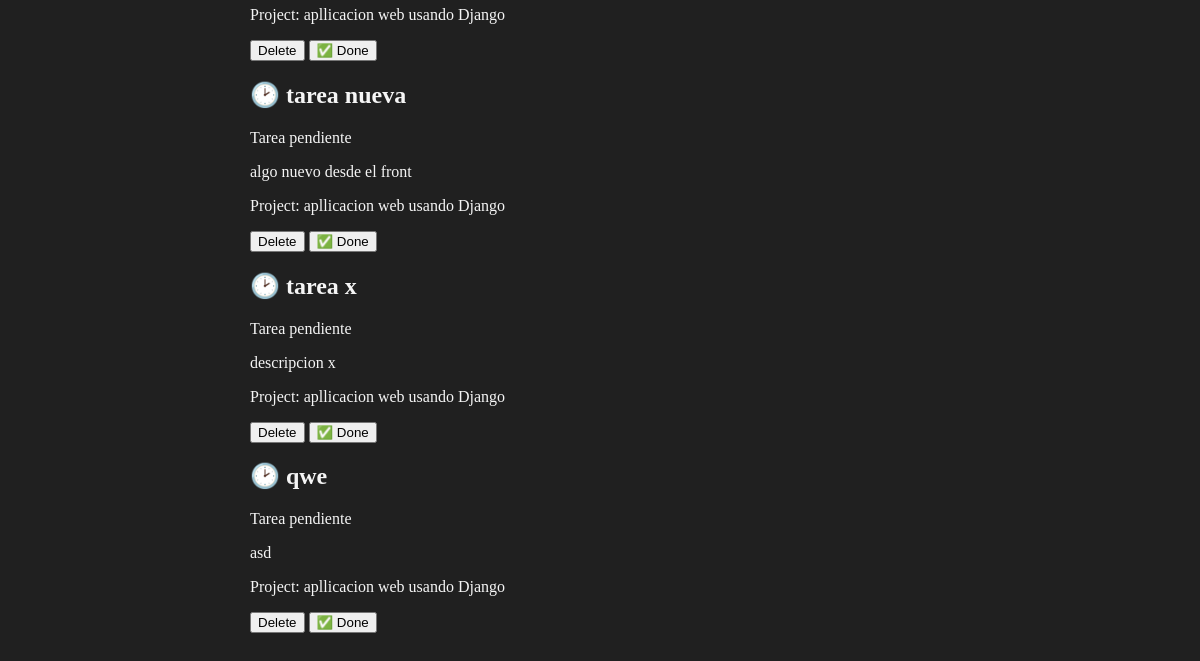
The page /tasks/ (lower part) on the database as committed earlier.
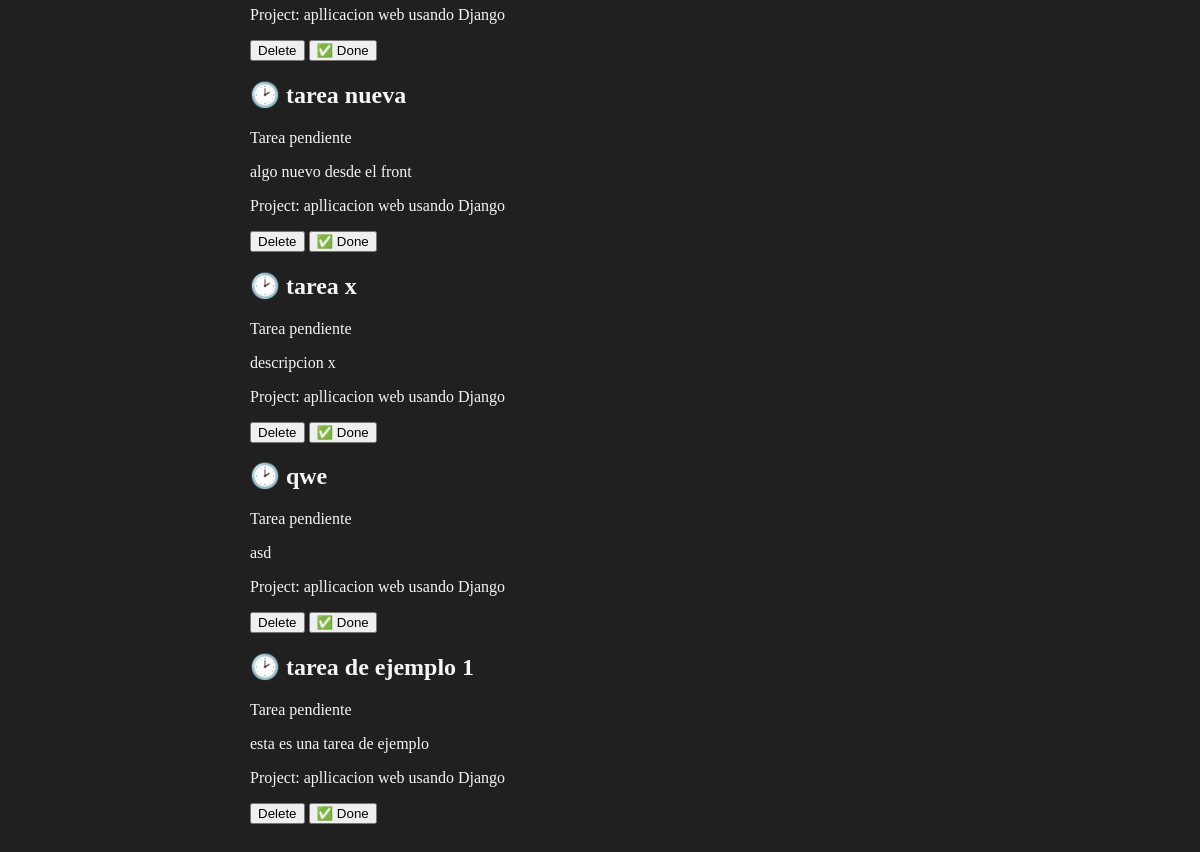
The same page on the database as committed later.
### myapp/models.py (models this page shows, shortened)
class Task(models.Model):
    title = models.CharField(max_length=200)
    description = models.TextField()
    Project = models.ForeignKey(Project, on_delete=models.CASCADE)
    done = models.BooleanField(default=False) #si el proyecto está finalizado o no

class Project(models.Model):
    name = models.CharField(max_length=200)
    def __str__(self):
        return self.name

### myapp/views.py (the view)
# urls.py: path('tasks/',views.tasks, name="tasks"),
def tasks(request):
    tasks = Task.objects.all()
    return render(request, 'tasks/tasks.html',{
        'tasks': tasks
    })

### myapp/templates/tasks/tasks.html (shortened to what this page needs)
{% extends 'layouts/base.html'%}
{%block content%}
{% for task in tasks %}
<div>
    <h2>{% if task.done == False %}🕑{% else %}✅ {% endif %} {{task.title}}</h2>
    {% if task.done == False %}
    <p>Tarea pendiente</p>
    {% else %}
    <p>Tarea realizada</p>
    {% endif %}
    <p>{{task.description}}</p>
    <p>Project: {{task.Project}}</p>
    <button>
        Delete
</button>
<button>
    ✅ Done
</button>
</div>
{% endfor %}
{% endblock %}

Rows that differ between the two databases and show on the page:
added Task: title "tarea de ejemplo 1", done "Tarea pendiente", description "esta es una tarea de ejemplo", Project "apllicacion web usando Django"
